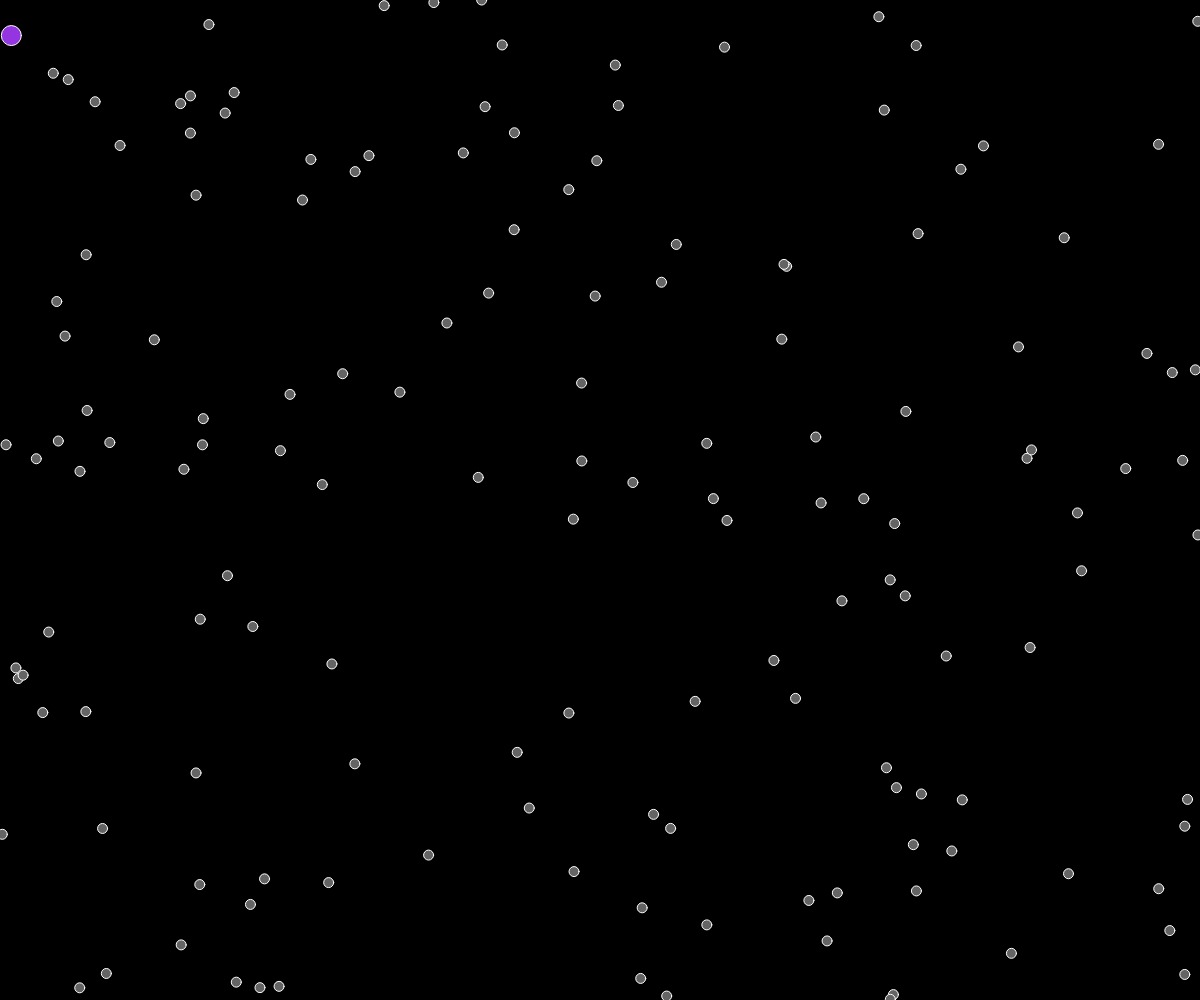
Frame 1 (no input)
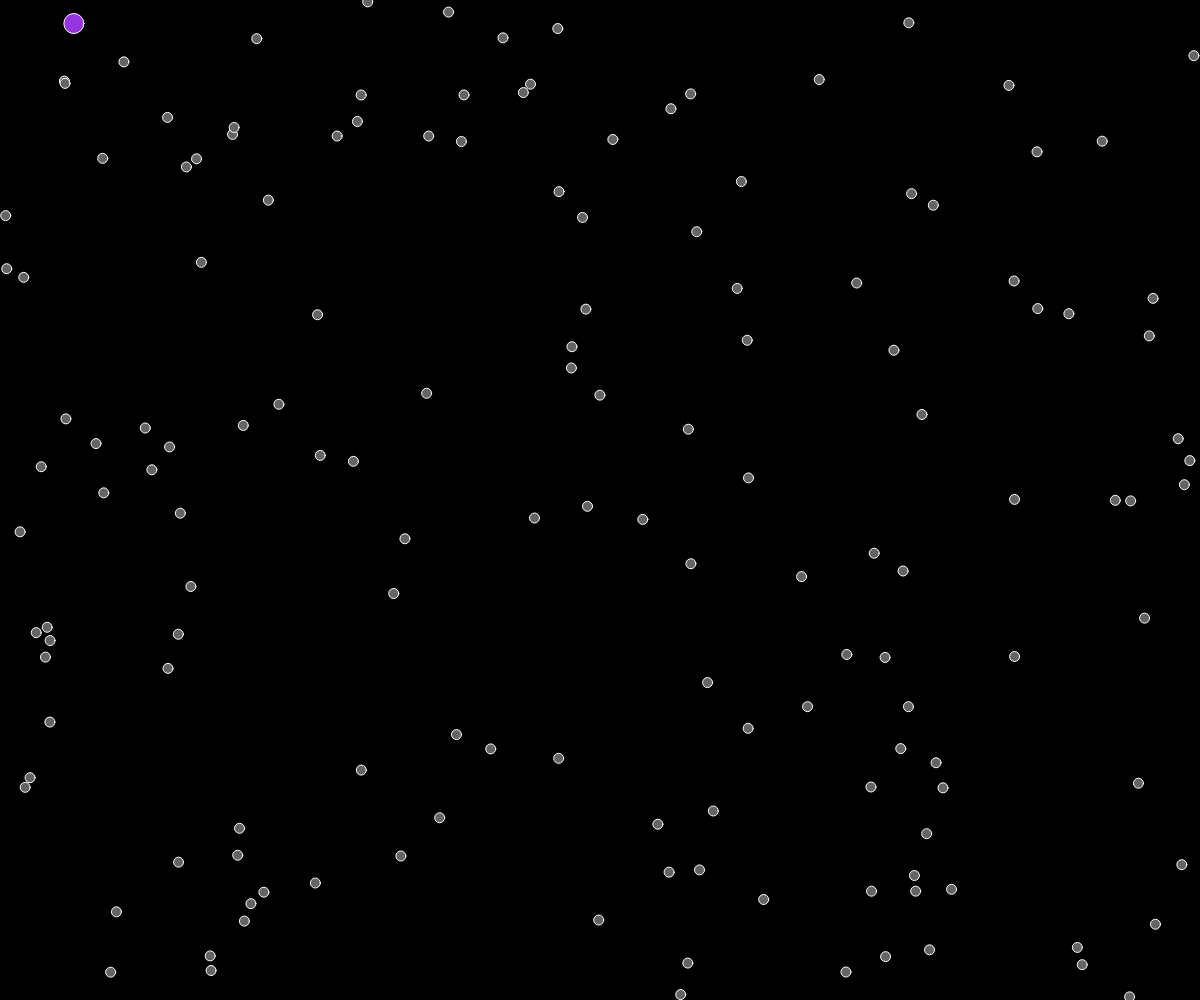
Frame 60 (no input)
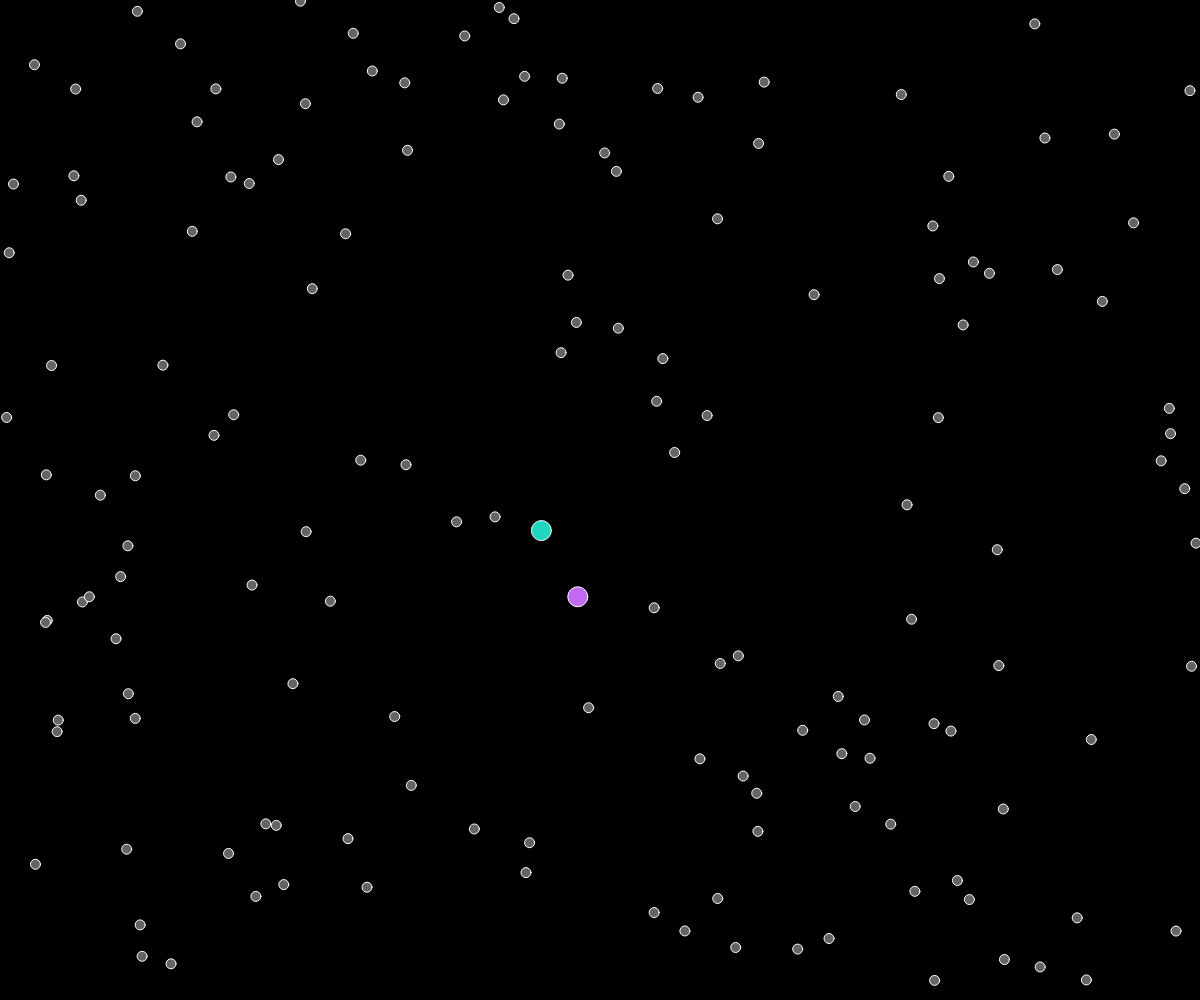
Frame 120 (the mouse pressed at the canvas centre since frame 60)

The p5.js sketch that drew these frames (run headless with seeded random() and noise() and a simulated clock; from frame 60 on, the mouse is pressed at the canvas centre):

// p5.js sketch
// ── sketch.js
let numOfParticles = 150;
let particles = [];
let colours = [];

function setup() {
  createCanvas(windowWidth, windowHeight);
  // Generate random colour values for the dots
  for (let i = 0; i < numOfParticles; i++) {
    let rgbObj = {red: Math.round(random(0, 254)), green: Math.round(random(0, 254)), blue: Math.round(random(0, 254))}
    colours.push(rgbObj)
  }
  
  for (let i = 0; i < numOfParticles; i++) {
    particles.push(new Particle(10, colours[i], particles))
  }
  
}

function mouseMoved() {
  for (let i = 0; i < particles.length; i++) {
    let dis = dist(mouseX, mouseY, particles[i].x, particles[i].y);
    if(dis < 60) {
      particles[i].changeAppearance();
    } else {
      particles[i].colour = (255, 100);
      particles[i].radius = 10;
    }
  }
}

function draw() {
  background(0);
  // console.log(particles)
  for (let i = 0; i < particles.length; i++) {
    particles[i].create();
    particles[i].move();
  }
}

class Particle {
  constructor(radius, colour) {
    this.x = random(0,width);
    this.y = random(0,height);
    this.radius = radius
    this.colour = (255, 100)
    this.xSpeed = random(-1.5, 1.5)
    this.ySpeed = random(-1.5, 1.5)
  }
  
  create() {
    stroke(255);
    fill(this.colour);
    circle(this.x, this.y, this.radius)
  }
  
  changeAppearance() {
    this.colour = color(random(255), random(255), random(255))
    this.radius = 20;
  }
  
  move() {
    if(this.x < 0 || this.x > width) {
      this.xSpeed*=-1;
    }
    if(this.y < 0 || this.y > height) {
      this.ySpeed*=-1;
    }
    this.x+=this.xSpeed;
    this.y+=this.ySpeed;
  }
}
